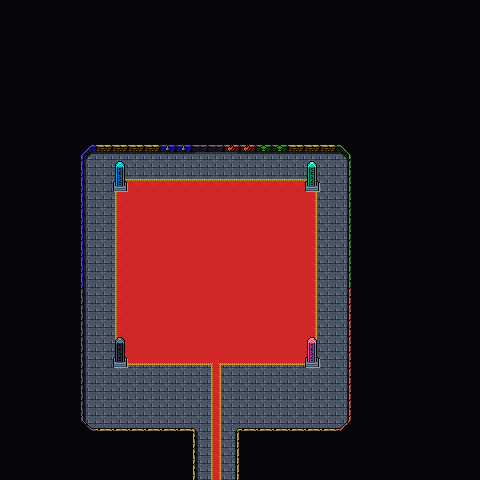

Rendered tile map (Tiled .tmx) drawn with the repository's tilesets; below, a short description and the map source with its tile grids summarised:
An orthogonal 30x30 tile map with 16x16 px tiles, 4 tile layers (Background, Ground, Foreground, AboveSprites), 2 tilesets and 8 objects.

<map version="1.10" tiledversion="1.11.2" orientation="orthogonal" renderorder="right-down" width="30" height="30" tilewidth="16" tileheight="16" infinite="0" nextlayerid="6" nextobjectid="62">
 <editorsettings>
  <export target="wastetown..tmx" format="tmx" />
 </editorsettings>
 <properties>
  <property name="dungeonEffect" value="{&quot;startBattleWithCard&quot;: [ &quot;Gloom&quot;, &quot;Havoc&quot; ]}" />
 </properties>
 <tileset firstgid="1" source="../../../../../common/maps/tileset/main.tsx" />
 <tileset firstgid="10113" source="../../../../../common/maps/tileset/buildings.tsx" />
 <layer id="1" name="Background" width="30" height="30">
  <data>[900 cells, 900 non-empty, 1 distinct tile ids]</data>
 </layer>
 <layer id="2" name="Ground" width="30" height="30">
  <data>[900 cells, 820 non-empty, 26 distinct tile ids]</data>
 </layer>
 <layer id="3" name="Foreground" width="30" height="30">
  <properties>
   <property name="spriteLayer" type="bool" value="true" />
  </properties>
  <data>[900 cells, 4 non-empty, 2 distinct tile ids]</data>
 </layer>
 <layer id="5" name="AboveSprites" width="30" height="30">
  <data>[900 cells, 83 non-empty, 28 distinct tile ids]</data>
 </layer>
 <objectgroup id="4" name="Objects">
  <object id="51" template="../../../../../common/maps/obj/entry_up.tx" x="209" y="480">
   <properties>
    <property name="teleport" value="" />
   </properties>
  </object>
  <object id="55" template="../../../../../common/maps/obj/dialog.tx" x="134.24" y="430.542" width="167.197" height="20.858" visible="1">
   <properties>
    <property name="dialog">[
{
   "text": "A four-armed ogre stands before you, each hand blazing with a different color of mana.
'You think you can take my key?! You're far too weak to face the Ur-Dragon! DIE!!!!'",
   "options": [{
      "name": "(Continue)", "action": [{"deleteMapObject":-1}]}]
}
]</property>
   </properties>
  </object>
  <object id="56" template="../../../../../common/maps/obj/enemy.tx" x="209.838" y="271.105">
   <properties>
    <property name="defeatDialog">[
	{
	   "text": "As you land your final blow, Yidris begins to glow in with a pulsing radiant light. Seconds later, he is ripped apart from the inside by a chaotic explosion of magical energy. You manage to shield yourself from the worst of it, but you have discovered that the inside of an ogre smells even worse than the outside.",
   "options": [{
      "name": "(Continue)", "action": [{"deleteMapObject":-1}]}]
	}
	]</property>
    <property name="effect" value="{&quot;startBattleWithCard&quot;: [&quot;Command Tower&quot;, &quot;Exotic Orchard&quot;, &quot;Flamekin Herald&quot;, &quot;Leyline Axe&quot;, &quot;Glint-Eye Nephilim|GPT&quot;]}" />
    <property name="enemy" value="Yidris" />
    <property name="pursueRange" type="int" value="0" />
    <property name="spawn.Easy" type="bool" value="false" />
    <property name="spawn.Normal" type="bool" value="false" />
    <property name="speedModifier" type="float" value="50" />
    <property name="threatRange" type="int" value="100" />
   </properties>
  </object>
  <object id="57" template="../../../../../common/maps/obj/treasure.tx" x="263.762" y="172.31">
   <properties>
    <property name="reward">[{
  "type": "randomCard",
  "count": 4,
  "rarity": [ "rare", "mythic rare" ],
  "colors": [ "green" ]
}]</property>
   </properties>
  </object>
  <object id="58" template="../../../../../common/maps/obj/treasure.tx" x="233.762" y="172.31">
   <properties>
    <property name="reward">[{
  "type": "randomCard",
  "count": 4,
  "rarity": [ "rare", "mythic rare" ],
  "colors": [ "red" ]
}]</property>
   </properties>
  </object>
  <object id="59" template="../../../../../common/maps/obj/treasure.tx" x="201.262" y="172.31">
   <properties>
    <property name="reward">[{
  "type": "randomCard",
  "count": 4,
  "rarity": [ "rare", "mythic rare" ],
  "colors": [ "black" ]
}]</property>
   </properties>
  </object>
  <object id="60" template="../../../../../common/maps/obj/treasure.tx" x="168.171" y="172.31">
   <properties>
    <property name="reward">[{
  "type": "randomCard",
  "count": 4,
  "rarity": [ "rare", "mythic rare" ],
  "colors": [ "blue" ]
}]</property>
   </properties>
  </object>
  <object id="61" template="../../../../../common/maps/obj/enemy.tx" x="210.757" y="270.801">
   <properties>
    <property name="defeatDialog">[
	{
	   "text": "As you land your final blow, Yidris begins to glow in with a pulsing radiant light. Seconds later, he is ripped apart from the inside by a chaotic explosion of magical energy. You manage to shield yourself from the worst of it, but you have discovered that the inside of an ogre smells even worse than the outside.",
   "options": [{
      "name": "(Continue)", "action": [{"deleteMapObject":-1}]}]
	}
	]</property>
    <property name="effect" value="{&quot;startBattleWithCard&quot;: [&quot;Command Tower&quot;, &quot;Flamekin Herald&quot;, &quot;Leyline Axe&quot;, &quot;Glint-Eye Nephilim|GPT&quot;]}" />
    <property name="enemy" value="Yidris" />
    <property name="pursueRange" type="int" value="0" />
    <property name="spawn.Hard" type="bool" value="false" />
    <property name="spawn.Insane" type="bool" value="false" />
    <property name="speedModifier" type="float" value="50" />
    <property name="threatRange" type="int" value="100" />
   </properties>
  </object>
 </objectgroup>
</map>
